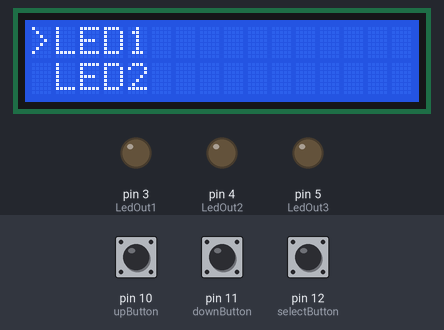
A sketch run on a simulated Arduino Uno, built with avr-gcc and run on an emulated ATmega328P. On the bench: 16×2 character LCD, output pins drawn as LEDs (lit = HIGH). The inputs (shaded band) are chosen by the test bench; at power-on: pin 12 (selectButton) HIGH, pin 11 (downButton) HIGH, pin 10 (upButton) HIGH.

Above: at 1.2 s.
1.3 s: pin 12 (selectButton) pulled LOW for 0.15 s
At 2.0 s:
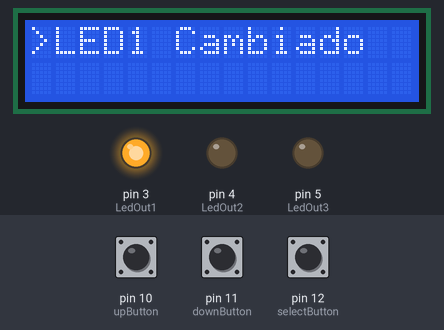
4.3 s: pin 11 (downButton) pulled LOW for 0.15 s
At 5.4 s:
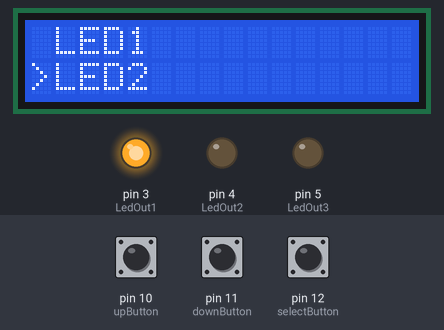
5.9 s: pin 11 (downButton) pulled LOW for 1 s
At 6.4 s:
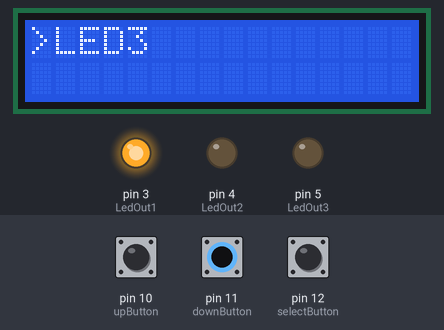
8.4 s: pin 12 (selectButton) pulled LOW for 1 s
At 9.6 s:
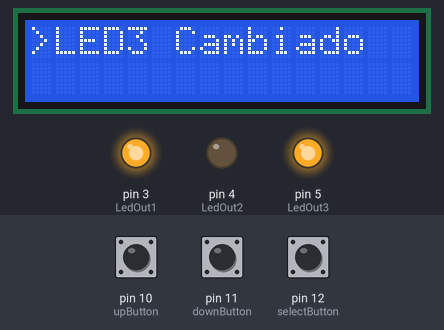
11.4 s: pin 10 (upButton) pulled LOW for 0.15 s
At 12.0 s:
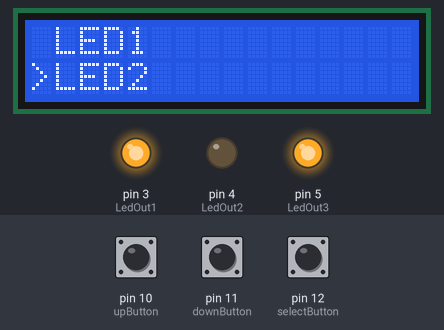
13.0 s: pin 12 (selectButton) pulled LOW for 0.15 s
At 13.3 s:
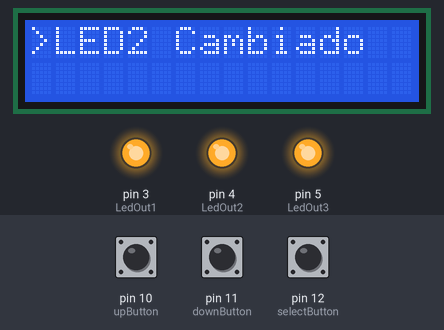
Timing chart, 0 to 16.0 s (numbered marks = the images above; inputs shaded):
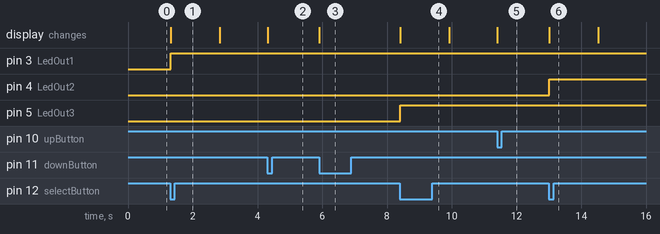

The sketch:

Menu-LCD-Simple.ino
```cpp
#include <Wire.h>
#include <LiquidCrystal_I2C.h>

LiquidCrystal_I2C lcd(0x27, 16, 2);

int upButton = 10;
int downButton = 11;
int selectButton = 12;
int menu = 1;
int LedOut1 = 3;
int LedOut2 = 4;
int LedOut3 = 5;
int Timer = 0;
int Timer_1 = 0;
int Timer2 = 0;


void setup() {
  lcd.init();
  lcd.backlight();
  pinMode(upButton, INPUT_PULLUP);
  pinMode(downButton, INPUT_PULLUP);
  pinMode(selectButton, INPUT_PULLUP);
  pinMode(LedOut1, OUTPUT);
  pinMode(LedOut2, OUTPUT);
  pinMode(LedOut3, OUTPUT);

  updateMenu();
}

void loop() {
  if (!digitalRead(downButton)){
    menu++;
    updateMenu();
    delay(100);
    while (!digitalRead(downButton));
  }
  if (!digitalRead(upButton)){
    menu--;
    updateMenu();
    delay(100);
    while(!digitalRead(upButton));
  }
  if (!digitalRead(selectButton)){
    executeAction();
    updateMenu();
    delay(100);
    while (!digitalRead(selectButton));
  }
}

void updateMenu() {
  switch (menu) {
    case 0:
      menu = 1;
      break;
    case 1:
      lcd.clear();
      lcd.print(">LED1");
      lcd.setCursor(0, 1);
      lcd.print(" LED2");
      break;
    case 2:
      lcd.clear();
      lcd.print(" LED1");
      lcd.setCursor(0, 1);
      lcd.print(">LED2");
      break;
    case 3:
      lcd.clear();
      lcd.print(">LED3");
      break;
    case 4:
      menu = 3;
      break;
  }
}

void executeAction() {
  switch (menu) {
    case 1:
      action1();
      break;
    case 2:
      action2();
      break;
    case 3:
      action3();
      break;
  }
}

void action1() {
  lcd.clear();
  lcd.print(">LED1 Cambiado");
  digitalWrite(LedOut1,HIGH);
  Timer++;
  if(Timer ==2){
    digitalWrite(LedOut1,LOW);
  Timer=0;
  }
  else{
    digitalWrite(LedOut1,HIGH);
  }
  delay(1500);
}
void action2() {
  lcd.clear();
  lcd.print(">LED2 Cambiado");
  digitalWrite(LedOut2, HIGH);
    Timer_1++;
  if(Timer_1 ==2){
    digitalWrite(LedOut2,LOW);
  Timer_1=0;
  }
  else{
    digitalWrite(LedOut2,HIGH);
  }
  delay(1500);
}
void action3() {
  lcd.clear();
  lcd.print(">LED3 Cambiado");
  digitalWrite(LedOut3, HIGH);
    Timer2++;
  if(Timer2 ==2){
    digitalWrite(LedOut3,LOW);
  Timer2=0;
  }
  else{
    digitalWrite(LedOut3,HIGH);
  }
  delay(1500);
}
```

Measured:
- after the input at 1.3 s, pin 3 (LedOut1): LOW → HIGH at once; the display: changes at once (image 1)
- after the input at 4.3 s, the display: changes at once (image 2)
- after the input at 5.9 s, the display: changes at once (image 3)
- after the input at 8.4 s, pin 5 (LedOut3): LOW → HIGH at once; the display: changes at once (image 4)
- after the input at 11.4 s, the display: changes at once (image 5)
- after the input at 13.0 s, pin 4 (LedOut2): LOW → HIGH at once; the display: changes at once (image 6)
